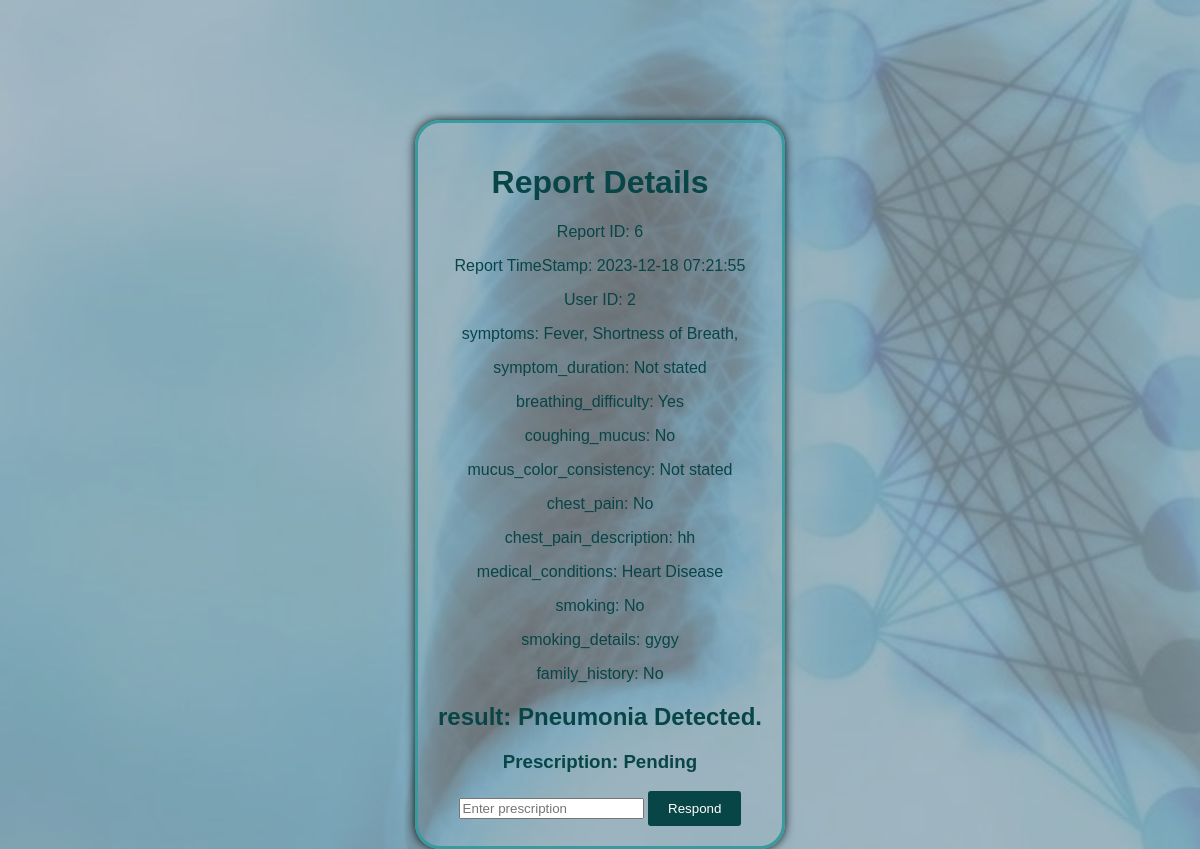
The page /Response/6 (signed in) on the database its author committed.
### tables this page shows
CREATE TABLE Report (
            id INTEGER PRIMARY KEY UNIQUE,
            report_date DATETIME DEFAULT CURRENT_TIMESTAMP,
            user_id INTEGER NOT NULL,
            symptoms TEXT,
            symptom_duration TEXT,
            breathing_difficulty TEXT,
            coughing_mucus TEXT,
            mucus_color_consistency TEXT,
            chest_pain TEXT,
            chest_pain_description TEXT,
            medical_conditions TEXT,
            smoking TEXT,
            smoking_details TEXT,
            family_history TEXT,
            Result TEXT NOT NULL,
            FOREIGN KEY(user_id) REFERENCES User(id)
        );

### app.py (the view)
@app.route('/Response/<int:report_id>', methods=['GET'])
def Response(report_id):
    report = fetch_report_from_database(report_id)  # Implement this function
    if report:
        return render_template("respond.html",report = report)
    return "Report not found or error occurred."

### templates/respond.html (shortened to what this page needs)
<!DOCTYPE html>
<html>
<head>
    <link rel="stylesheet" href="{{ url_for('static', filename='style.css') }}">
</head>
<body>
    <div class="center-container">
    <div class="login-signup-container">
    <h1>Report Details</h1>
    <p>Report ID: {{ report[1][0] }}</p>
    <p>Report TimeStamp: {{ report[1][1] }}</p>
    <p>User ID: {{ report[0].U_ID }}</p>
    <p>symptoms: {{ report[0].symptoms }}</p>
    <p>symptom_duration: {{ report[0].symptom_duration }}</p>
    <p>breathing_difficulty: {{ report[0].breathing_difficulty }}</p>
    <p>coughing_mucus: {{ report[0].coughing_mucus }}</p>
    <p>mucus_color_consistency: {{ report[0].mucus_color_consistency }}</p>
    <p>chest_pain: {{ report[0].chest_pain }}</p>
    <p>chest_pain_description: {{ report[0].chest_pain_description }}</p>
    <p>medical_conditions: {{ report[0].medical_conditions }}</p>
    <p>smoking: {{ report[0].smoking }}</p>
    <p>smoking_details: {{ report[0].smoking_details }}</p>
    <p>family_history: {{ report[0].family_history }}</p>
    <h2>result: {{ report[0].result }}</h2>
    <h3>Prescription: {{report[1][2]}}</h3>
    <form action="/SaveResponse" method="POST">
        <input type="text" name="prescription" placeholder="Enter prescription">
    <button class="form-button" >Respond</button>
    </div>
</div>
</body>
</html>

### static/style.css (style rules this page uses)
body { font-family: Arial, sans-serif; margin: 0; padding: 0; background-image: url('./BG.png'); background-size: cover; background-repeat: no-repeat; }
.center-container { display: flex; justify-content: center; align-items: center; text-align: center; }
.login-signup-container { border: 3px solid #389c9f; box-shadow: 0px 0px 10px rgba(0, 0, 0, 0.9); padding: 20px; border-radius: 25px; max-width: 400px; color: #084547; margin-top: 10%; }
.form-button { background-color: #084547; color: #fff; border: none; padding: 10px 20px; border-radius: 3px; cursor: pointer; transition: background-color 0.3s; align-content: center; }

### rows shown on the page
Report: id "6", report_date "2023-12-18 07:21:55", symptoms "Fever, Shortness of Breath,", symptom_duration "Not stated", breathing_difficulty "Yes", coughing_mucus "No", mucus_color_consistency "Not stated", chest_pain "No", chest_pain_description "hh", medical_conditions "Heart Disease", smoking "No", smoking_details "gygy", family_history "No", Result "Pneumonia Detected."

### other values the page prints
{{ report[0].U_ID }} "2"
{{ report[1][2] }} "Pending"
